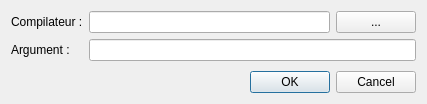
<?xml version="1.0" encoding="UTF-8"?>
<ui version="4.0">
 <class>SetupDialog</class>
 <widget class="QDialog" name="SetupDialog">
  <property name="geometry">
   <rect>
    <x>0</x>
    <y>0</y>
    <width>427</width>
    <height>104</height>
   </rect>
  </property>
  <property name="sizePolicy">
   <sizepolicy hsizetype="Fixed" vsizetype="Fixed">
    <horstretch>0</horstretch>
    <verstretch>0</verstretch>
   </sizepolicy>
  </property>
  <property name="windowTitle">
   <string>Dialog</string>
  </property>
  <layout class="QVBoxLayout" name="verticalLayout">
   <item>
    <layout class="QFormLayout" name="formLayout">
     <item row="0" column="0">
      <widget class="QLabel" name="compilateurLabel">
       <property name="text">
        <string>Compilateur :</string>
       </property>
      </widget>
     </item>
     <item row="0" column="1">
      <layout class="QHBoxLayout" name="horizontalLayout_2">
       <item>
        <widget class="QLineEdit" name="compilateurLineEdit"/>
       </item>
       <item>
        <widget class="QPushButton" name="pushButton">
         <property name="text">
          <string>...</string>
         </property>
        </widget>
       </item>
      </layout>
     </item>
     <item row="1" column="0">
      <widget class="QLabel" name="argumentLabel">
       <property name="text">
        <string>Argument :</string>
       </property>
      </widget>
     </item>
     <item row="1" column="1">
      <widget class="QLineEdit" name="argumentLineEdit"/>
     </item>
    </layout>
   </item>
   <item>
    <widget class="QDialogButtonBox" name="buttonBox">
     <property name="orientation">
      <enum>Qt::Horizontal</enum>
     </property>
     <property name="standardButtons">
      <set>QDialogButtonBox::Cancel|QDialogButtonBox::Ok</set>
     </property>
    </widget>
   </item>
  </layout>
 </widget>
 <resources/>
 <connections>
  <connection>
   <sender>buttonBox</sender>
   <signal>accepted()</signal>
   <receiver>SetupDialog</receiver>
   <slot>accept()</slot>
   <hints>
    <hint type="sourcelabel">
     <x>248</x>
     <y>254</y>
    </hint>
    <hint type="destinationlabel">
     <x>157</x>
     <y>274</y>
    </hint>
   </hints>
  </connection>
  <connection>
   <sender>buttonBox</sender>
   <signal>rejected()</signal>
   <receiver>SetupDialog</receiver>
   <slot>reject()</slot>
   <hints>
    <hint type="sourcelabel">
     <x>316</x>
     <y>260</y>
    </hint>
    <hint type="destinationlabel">
     <x>286</x>
     <y>274</y>
    </hint>
   </hints>
  </connection>
 </connections>
</ui>
